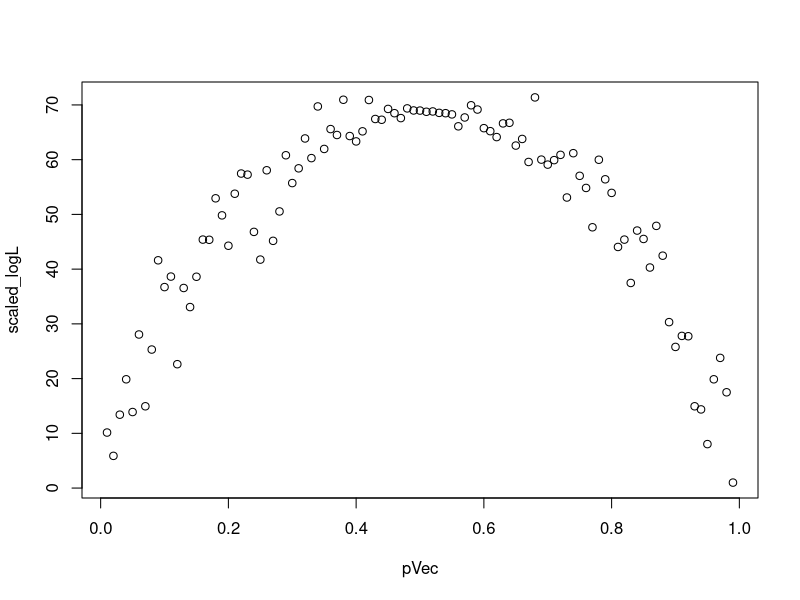

The R script that drew this image:


# iid sample data ~ from Bernoulli(p)
# I want to how the Bernoulli log likelihood changes with p
# 

n = 100
p = 0.2
x = rbinom(n, 1, prob = p)
s = (1/p + 1/(1-p))*sum(x) - n/(1-p)

loglikeli <- function(n, p){
  x = rbinom(n, 1, prob = p)
  loglike = log(p)*sum(x) + (n - sum(x))*log(1-p)
  return(loglike)
}


score <- function(n, p){
  x = rbinom(n, 1, prob = p)
  score = (1/p + 1/(1-p))*sum(x) - n/(1-p)
  return(score)
}

pVec = seq(0, 1, 0.01)[-c(1,101)]
num = length(pVec)
logL = rep(0, num)
S = rep(0, num)
n = 100
for(i in 1:num){
  logL[i] = loglikeli(n, pVec[i])
  S[i] = score(n, pVec[i])
}

scaled_logL =  logL/max(logL)
plot(pVec, scaled_logL)



